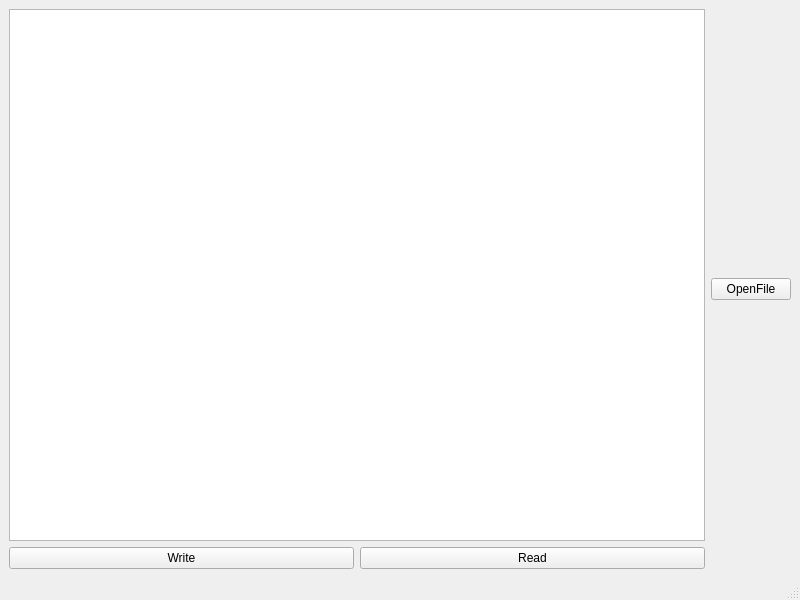
<?xml version="1.0" encoding="UTF-8"?>
<ui version="4.0">
 <class>MainWindow</class>
 <widget class="QMainWindow" name="MainWindow">
  <property name="geometry">
   <rect>
    <x>0</x>
    <y>0</y>
    <width>800</width>
    <height>600</height>
   </rect>
  </property>
  <property name="windowTitle">
   <string>MainWindow</string>
  </property>
  <widget class="QWidget" name="centralwidget">
   <layout class="QVBoxLayout" name="verticalLayout_2">
    <item>
     <layout class="QHBoxLayout" name="horizontalLayout_2">
      <item>
       <layout class="QVBoxLayout" name="verticalLayout">
        <item>
         <widget class="QPlainTextEdit" name="plainTextEdit"/>
        </item>
        <item>
         <layout class="QHBoxLayout" name="horizontalLayout">
          <item>
           <widget class="QPushButton" name="pushButton">
            <property name="text">
             <string>Write</string>
            </property>
           </widget>
          </item>
          <item>
           <widget class="QPushButton" name="pushButton_2">
            <property name="text">
             <string>Read</string>
            </property>
           </widget>
          </item>
         </layout>
        </item>
       </layout>
      </item>
      <item>
       <widget class="QPushButton" name="pushButton_3">
        <property name="text">
         <string>OpenFile</string>
        </property>
       </widget>
      </item>
     </layout>
    </item>
   </layout>
  </widget>
  <widget class="QMenuBar" name="menubar">
   <property name="geometry">
    <rect>
     <x>0</x>
     <y>0</y>
     <width>800</width>
     <height>26</height>
    </rect>
   </property>
  </widget>
  <widget class="QStatusBar" name="statusbar"/>
 </widget>
 <resources/>
 <connections/>
</ui>
